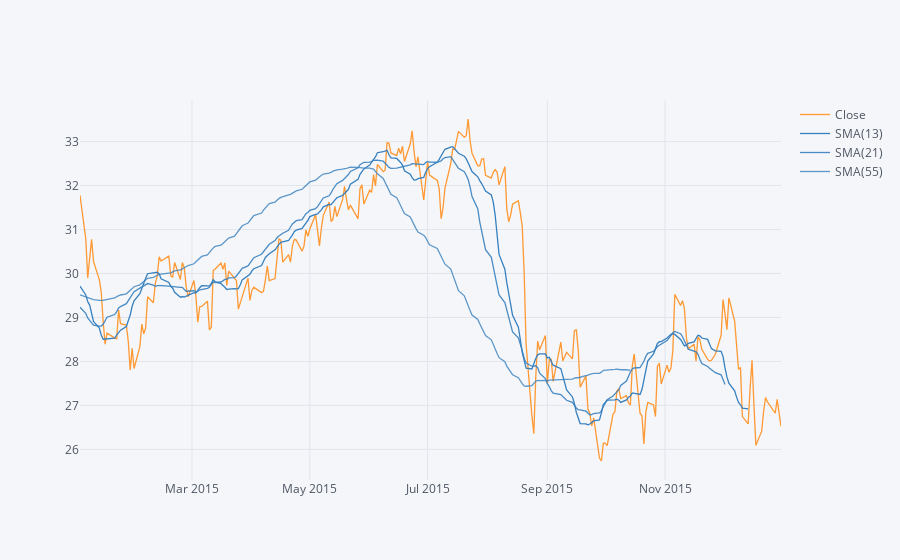

Notebook source saved alongside this figure:
### Markdown cell above
Next, we can see averages as well. For that we will plot tje Simple Moving Averages plot of Morgan Stanley for the year 2015

### Code cell
MS['Close'].loc['2015-01-01':'2016-01-01'].ta_plot(study='sma',periods=[13,21,55])

### Figure 1 — Plotly figure (JSON) as saved in the notebook; plotly's stock layout.template omitted (floating-point values rounded to 4 significant figures; data arrays with more than 128 entries replaced by an {"elided": "..."} marker saying what was removed)
{"data": [{"line": {"color": "rgba(255, 153, 51, 1.0)", "dash": "solid", "shape": "linear", "width": 1.3}, "mode": "lines", "name": "Close", "text": "", "type": "scatter", "x": {"elided": "252 str values"}, "y": {"elided": "252 float values"}}, {"line": {"color": "rgba(55, 128, 191, 1.0)", "dash": "solid", "shape": "linear", "width": 1.3}, "mode": "lines", "name": "SMA(13)", "text": "", "type": "scatter", "x": {"elided": "252 str values"}, "y": {"elided": "252 mixed values"}}, {"line": {"color": "rgba(55, 128, 191, 0.8999999999999999)", "dash": "solid", "shape": "linear", "width": 1.3}, "mode": "lines", "name": "SMA(21)", "text": "", "type": "scatter", "x": {"elided": "252 str values"}, "y": {"elided": "252 mixed values"}}, {"line": {"color": "rgba(55, 128, 191, 0.7999999999999998)", "dash": "solid", "shape": "linear", "width": 1.3}, "mode": "lines", "name": "SMA(55)", "text": "", "type": "scatter", "x": {"elided": "252 str values"}, "y": {"elided": "252 mixed values"}}], "layout": {"legend": {"bgcolor": "#F5F6F9", "font": {"color": "#4D5663"}}, "paper_bgcolor": "#F5F6F9", "plot_bgcolor": "#F5F6F9", "title": {"font": {"color": "#4D5663"}}, "xaxis": {"gridcolor": "#E1E5ED", "showgrid": true, "tickfont": {"color": "#4D5663"}, "title": {"font": {"color": "#4D5663"}, "text": ""}, "zerolinecolor": "#E1E5ED"}, "yaxis": {"gridcolor": "#E1E5ED", "showgrid": true, "tickfont": {"color": "#4D5663"}, "title": {"font": {"color": "#4D5663"}, "text": ""}, "zerolinecolor": "#E1E5ED"}}}
